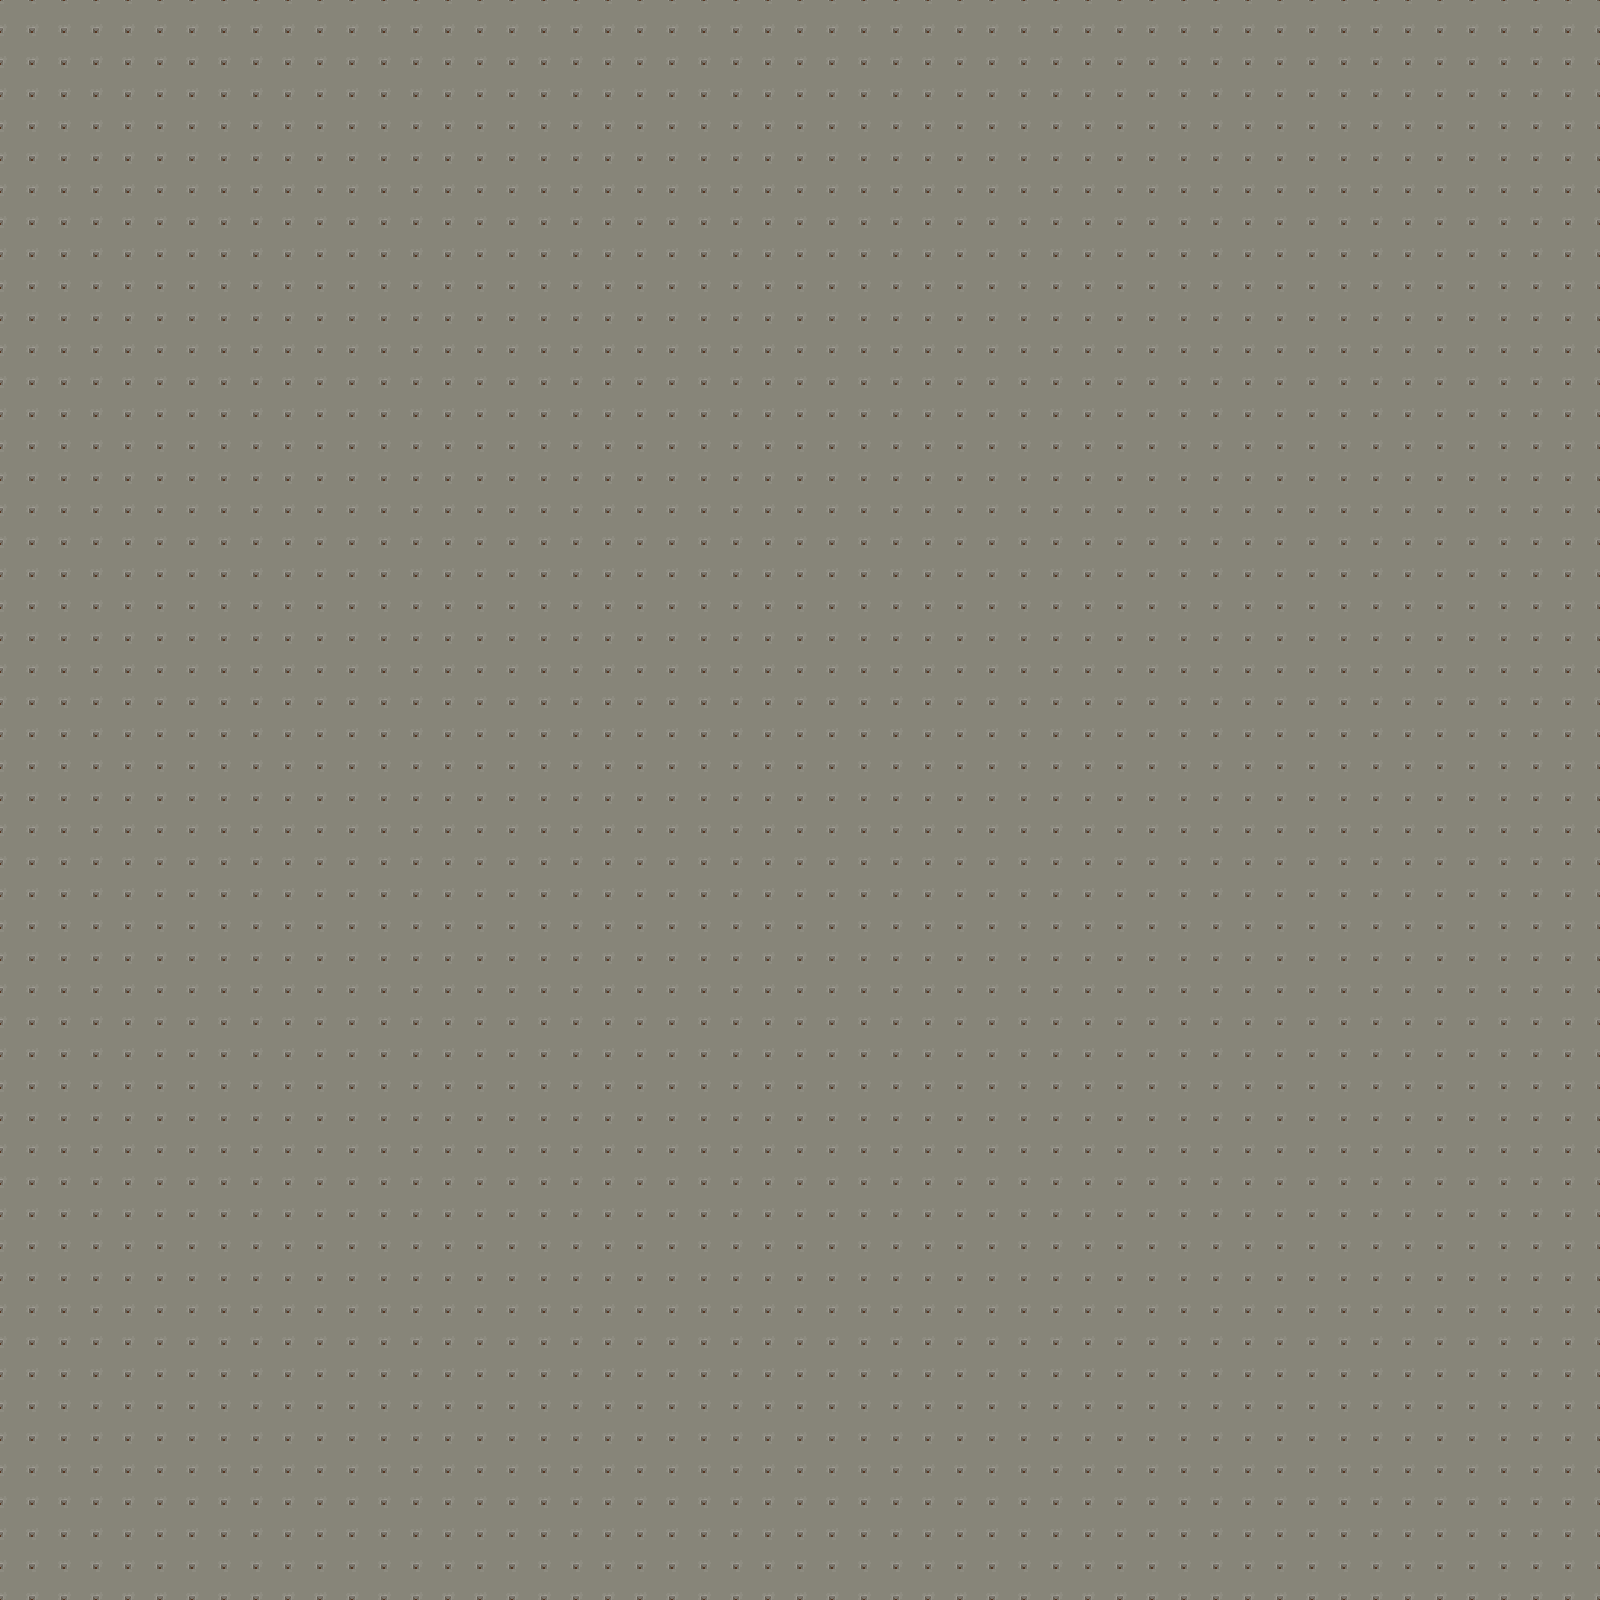

Below is a game level as drawn by its tile map, then a one-line description and the .tmx that defines it (tile-layer data replaced by summaries):
An orthogonal 50x50 tile map with 32x32 px tiles, 8 tile layers (Ground, StoneGround, StructWalls, StructStair, ...), 7 tilesets and 134 objects (2x Interaction, TeleportPoint, InDoorPoint).

<map version="1.10" tiledversion="1.11.0" orientation="orthogonal" renderorder="right-down" width="50" height="50" tilewidth="32" tileheight="32" infinite="0" nextlayerid="15" nextobjectid="181">
 <tileset firstgid="1" source="RebirthGrass.tsx" />
 <tileset firstgid="65" source="RebirthStruct.tsx" />
 <tileset firstgid="321" source="RebirthWall.tsx" />
 <tileset firstgid="577" source="RebirthItems.tsx" />
 <tileset firstgid="833" source="RebirthPlants.tsx" />
 <tileset firstgid="1089" source="RebirthStoneGround.tsx" />
 <tileset firstgid="1153" source="../SnowyWinter/MagicTelepoter.tsx" />
 <layer id="1" name="Ground" width="50" height="50">
  <data>[2500 cells, 2500 non-empty, 48 distinct tile ids]</data>
 </layer>
 <layer id="8" name="StoneGround" width="50" height="50">
  <data>[2500 cells, 413 non-empty, 35 distinct tile ids]</data>
 </layer>
 <layer id="10" name="StructWalls" width="50" height="50">
  <properties>
   <property name="Walkable" type="bool" value="true" />
  </properties>
  <data>[2500 cells, 354 non-empty, 25 distinct tile ids]</data>
 </layer>
 <layer id="6" name="StructStair" width="50" height="50">
  <data>[2500 cells, 30 non-empty, 12 distinct tile ids]</data>
 </layer>
 <layer id="9" name="Decorations" width="50" height="50">
  <properties>
   <property name="Walkable" type="bool" value="true" />
  </properties>
  <data>[2500 cells, 186 non-empty, 67 distinct tile ids]</data>
 </layer>
 <layer id="7" name="Trees" width="50" height="50">
  <properties>
   <property name="Walkable" type="bool" value="true" />
  </properties>
  <data>[2500 cells, 184 non-empty, 59 distinct tile ids]</data>
 </layer>
 <layer id="5" name="Magic" width="50" height="50">
  <data>[2500 cells, 74 non-empty, 6 distinct tile ids]</data>
 </layer>
 <layer id="14" name="BlackFog" width="50" height="50">
  <data>[2500 cells, 2500 non-empty, 1 distinct tile ids]</data>
 </layer>
 <objectgroup id="12" name="Obstacles">
  <object id="10" x="320" y="33.3333" width="9.33333" height="223.333">
   <properties>
    <property name="Height" type="float" value="223.333" />
    <property name="Width" type="float" value="9.33333" />
    <property name="X" type="float" value="320" />
    <property name="Y" type="float" value="33.3333" />
   </properties>
  </object>
  <object id="11" x="320.667" y="32" width="318.667" height="7.33333">
   <properties>
    <property name="Height" type="float" value="7.33333" />
    <property name="Width" type="float" value="318.667" />
    <property name="X" type="float" value="320.667" />
    <property name="Y" type="float" value="32" />
   </properties>
  </object>
  <object id="12" x="630.667" y="32.6667" width="6.66667" height="222">
   <properties>
    <property name="Height" type="float" value="222" />
    <property name="Width" type="float" value="6.66667" />
    <property name="X" type="float" value="630.667" />
    <property name="Y" type="float" value="32.6667" />
   </properties>
  </object>
  <object id="13" x="1365" y="0" width="11" height="350">
   <properties>
    <property name="Height" type="float" value="350" />
    <property name="Width" type="float" value="11" />
    <property name="X" type="float" value="1365" />
    <property name="Y" type="float" value="0" />
   </properties>
  </object>
  <object id="14" x="1530" y="321" width="5" height="223">
   <properties>
    <property name="Height" type="float" value="223" />
    <property name="Width" type="float" value="5" />
    <property name="X" type="float" value="1530" />
    <property name="Y" type="float" value="321" />
   </properties>
  </object>
  <object id="18" x="1399" y="484" width="7" height="126">
   <properties>
    <property name="Height" type="float" value="126" />
    <property name="Width" type="float" value="7" />
    <property name="X" type="float" value="1399" />
    <property name="Y" type="float" value="484" />
   </properties>
  </object>
  <object id="20" x="598.667" y="609.333" width="9.33333" height="66.6667">
   <properties>
    <property name="Height" type="float" value="66.6667" />
    <property name="Width" type="float" value="9.33333" />
    <property name="X" type="float" value="598.667" />
    <property name="Y" type="float" value="609.333" />
   </properties>
  </object>
  <object id="23" x="64" y="545.333" width="6.66667" height="128">
   <properties>
    <property name="Height" type="float" value="128" />
    <property name="Width" type="float" value="6.66667" />
    <property name="X" type="float" value="64" />
    <property name="Y" type="float" value="545.333" />
   </properties>
  </object>
  <object id="26" x="32" y="-1.33333" width="8" height="394.667">
   <properties>
    <property name="Height" type="float" value="394.667" />
    <property name="Width" type="float" value="8" />
    <property name="X" type="float" value="32" />
    <property name="Y" type="float" value="-1.33333" />
   </properties>
  </object>
  <object id="28" x="189.333" y="384" width="9.33333" height="102.667">
   <properties>
    <property name="Height" type="float" value="102.667" />
    <property name="Width" type="float" value="9.33333" />
    <property name="X" type="float" value="189.333" />
    <property name="Y" type="float" value="384" />
   </properties>
  </object>
  <object id="30" x="600" y="385.333" width="6.66667" height="104">
   <properties>
    <property name="Height" type="float" value="104" />
    <property name="Width" type="float" value="6.66667" />
    <property name="X" type="float" value="600" />
    <property name="Y" type="float" value="385.333" />
   </properties>
  </object>
  <object id="33" x="984" y="285.333" width="5.33333" height="105.333">
   <properties>
    <property name="Height" type="float" value="105.333" />
    <property name="Width" type="float" value="5.33333" />
    <property name="X" type="float" value="984" />
    <property name="Y" type="float" value="285.333" />
   </properties>
  </object>
  <object id="36" x="1238.67" y="289.333" width="6.66667" height="98.6667">
   <properties>
    <property name="Height" type="float" value="98.6667" />
    <property name="Width" type="float" value="6.66667" />
    <property name="X" type="float" value="1238.67" />
    <property name="Y" type="float" value="289.333" />
   </properties>
  </object>
  <object id="38" x="1089.33" y="288" width="8" height="101.333">
   <properties>
    <property name="Height" type="float" value="101.333" />
    <property name="Width" type="float" value="8" />
    <property name="X" type="float" value="1089.33" />
    <property name="Y" type="float" value="288" />
   </properties>
  </object>
  <object id="43" x="249.334" y="802.667" width="6.66667" height="134.667">
   <properties>
    <property name="Height" type="float" value="134.667" />
    <property name="Width" type="float" value="6.66667" />
    <property name="X" type="float" value="249.334" />
    <property name="Y" type="float" value="802.667" />
   </properties>
  </object>
  <object id="44" x="2.66667" y="800" width="252" height="9.33333">
   <properties>
    <property name="Height" type="float" value="9.33333" />
    <property name="Width" type="float" value="252" />
    <property name="X" type="float" value="2.66667" />
    <property name="Y" type="float" value="800" />
   </properties>
  </object>
  <object id="46" x="326" y="194" width="122" height="64">
   <properties>
    <property name="Height" type="float" value="64" />
    <property name="Width" type="float" value="122" />
    <property name="X" type="float" value="326" />
    <property name="Y" type="float" value="194" />
   </properties>
  </object>
  </objectgroup>
</map>
<!-- 117 of 134 objects omitted -->
